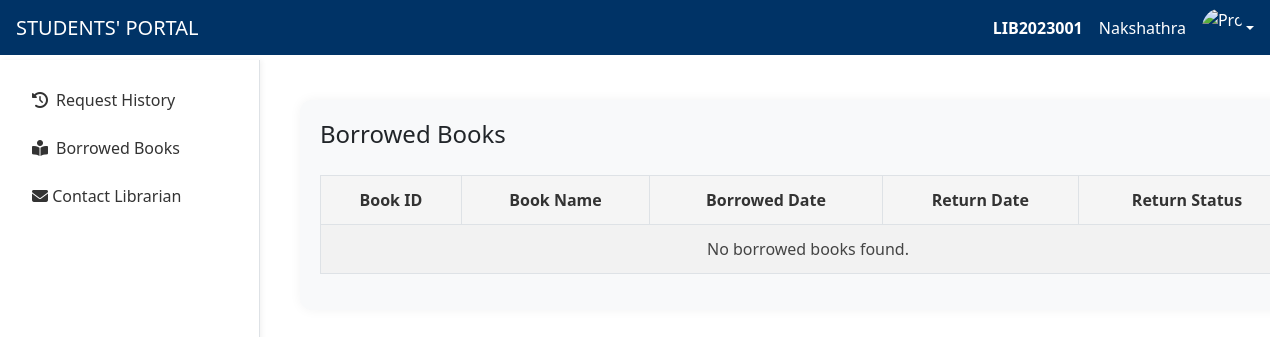
The app's page /student/borrowed_books/ (signed in), older data.
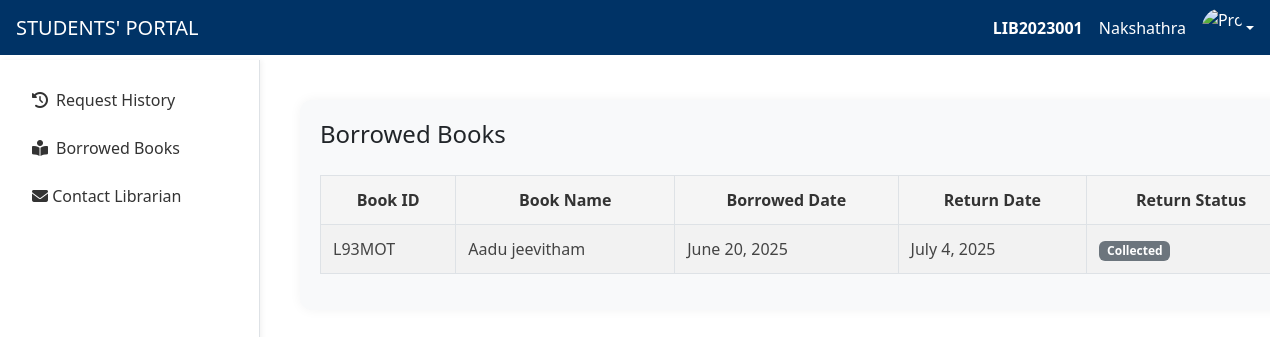
The same page, newer data.
### adminpanel/models.py (models this page shows, shortened)
class IssuedBook(models.Model):
    book = models.ForeignKey(Book, on_delete=models.CASCADE)
    student = models.ForeignKey(CustomUser, on_delete=models.CASCADE)
    collection_date = models.DateField(null=True, blank=True)
    collection_time = models.TimeField(null=True, blank=True)
    issue_date = models.DateField(null=True, blank=True)
    due_date = models.DateField(null=True, blank=True)
    return_date = models.DateField(null=True, blank=True)
    collected_at = models.DateTimeField(null=True, blank=True)  # <-- Add this line
    status = models.CharField(max_length=20, choices=[
        ('pending', 'Pending'),
        ('collected', 'Collected'),
        ('returned', 'Returned'),
        ('overdue', 'Overdue'),
    ], default='pending')

### student/models.py (models this page shows, shortened)
class Book(models.Model):
    book_id = models.CharField(max_length=10, primary_key=True, editable=False, default='TEMP')
    title = models.CharField(max_length=200)
    author = models.CharField(max_length=100)
    description = models.TextField()
    category = models.CharField(max_length=100)
    cover_image = models.ImageField(upload_to='book_covers/', blank=True, null=True)
    quantity = models.PositiveIntegerField(default=1)

### student/views.py (the view)
# urls.py: path('borrowed_books/', views.borrowed_books, name='borrowed_books'),
@login_required
def borrowed_books(request):
    borrowed_books = IssuedBook.objects.filter(
        student=request.user,
        status__in=['collected', 'overdue', 'returned', 'due_soon']
    ).order_by('-issue_date')
    return render(request, 'student/borrowed_books.html', {'borrowed_books': borrowed_books,
                                                           'full_name': request.user.full_name,
                                                           'user_id': request.user.user_id,
                                                           'email': request.user.email,
                                                           'admission_number': request.user.admission_number,
                                                           'course': request.user.course,})

### templates/student/borrowed_books.html (shortened to what this page needs)
{% extends 'student/base.html' %}
{% load static %}
{% block extra_head %}
<link rel="stylesheet" href="{% static 'student/css/borrowed_books.css' %}">
{% endblock extra_head %}
{% block content %}
<div class="container ">
    <h4 class="mb-3">Borrowed Books</h4>
    <div class="table-responsive">
        <table class="table table-bordered table-striped align-middle">
            <thead class="table-primary text-center">
                <tr>
                    <th>Book ID</th>
                    <th>Book Name</th>
                    <th>Borrowed Date</th>
                    <th>Return Date</th>
                    <th>Return Status</th>
                </tr>
            </thead>
            <tbody>
                {% for issued in borrowed_books %}
                <tr>
                    <td>{{ issued.book.book_id }}</td>
                    <td>{{ issued.book.title }}</td>
                    <td>{{ issued.issue_date }}</td>
                    <td>{{ issued.due_date }}</td>
                    <td>
                        {% if issued.status == 'returned' %}
                            <span class="badge bg-success">Returned</span>
                        {% elif issued.status == 'due_soon' %}
                            <span class="badge bg-warning text-dark">Due Soon</span>
                        {% elif issued.status == 'overdue' %}
                            <span class="badge bg-danger">Overdue</span>
                        {% else %}
                            <span class="badge bg-secondary">{{ issued.status|capfirst }}</span>
                        {% endif %}
                    </td>
                </tr>
                {% empty %}
                <tr>
                    <td colspan="6" class="text-center">No borrowed books found.</td>
                </tr>
                {% endfor %}
            </tbody>
        </table>
    </div>
</div>
{% endblock content %}

Row changes from the older to the newer data that the page shows:
added IssuedBook: book.book_id "L93MOT", book "Aadu jeevitham", issue_date "June 20, 2025", due_date "July 4, 2025", status "Collected"
Text that changed along with them:
text no longer shown: "No borrowed books found."
